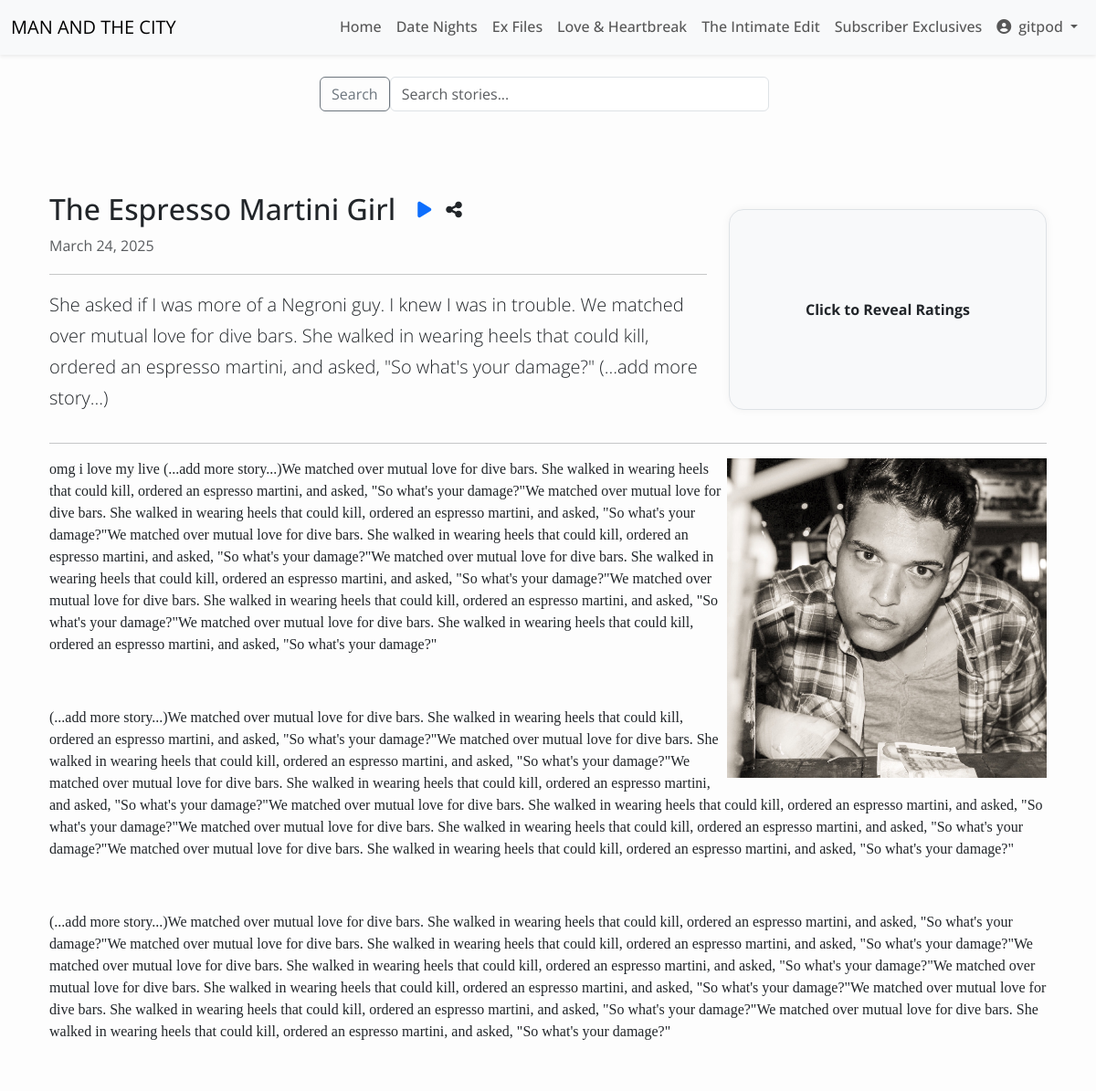
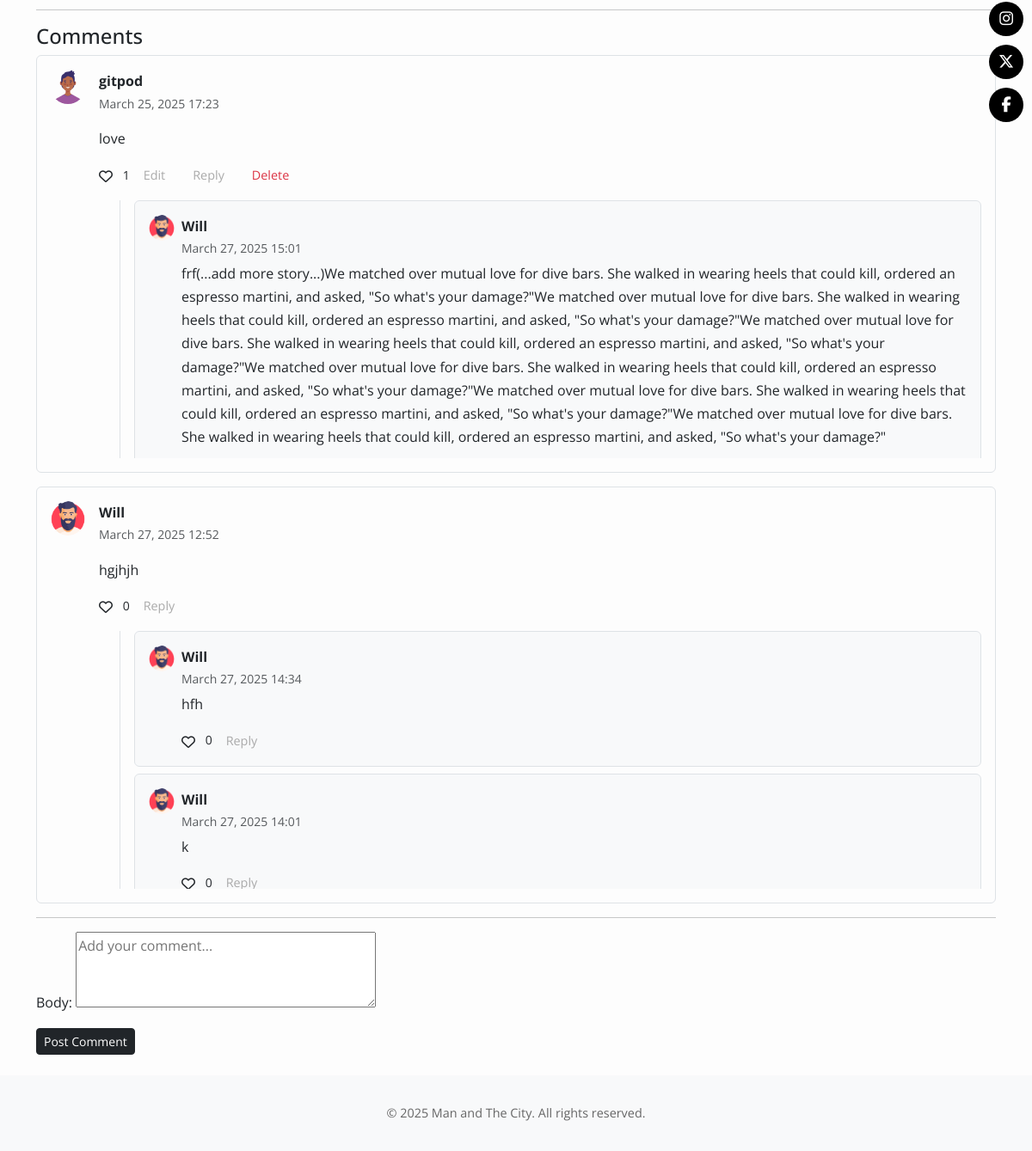
Screenshot of /post/espresso-martini-girl/ (signed in) with the database file from the repository (2 pictures, top to bottom).
### posts/models.py (models this page shows, shortened)
class Post(models.Model):
    CATEGORY_CHOICES = [
        ('date', 'Date Night'),
        ('ex', 'Ex Files'),
        ('fun', 'Love & Laughs'),
        ('intimate', 'The Intimate Edit'),
    ]
    title = models.CharField(max_length=200)
    slug = models.SlugField(unique=True)
    date = models.DateTimeField(default=timezone.now)
    category = models.CharField(max_length=20, choices=CATEGORY_CHOICES)
    intro = models.TextField(blank=True)
    content = RichTextUploadingField()
    is_premium = models.BooleanField(default=False)
    image = models.ImageField(upload_to='post_images/', blank=True, null=True)
    chemistry_rating = models.IntegerField(default=0)
    banter_rating = models.IntegerField(default=0)
    looks_rating = models.IntegerField(default=0)
    vibe_rating = models.IntegerField(default=0)

class Comment(models.Model):
    post = models.ForeignKey(Post, related_name='comments', on_delete=models.CASCADE)
    user = models.ForeignKey(User, on_delete=models.CASCADE)
    body = models.TextField()
    parent = models.ForeignKey('self', null=True, blank=True, related_name='replies', on_delete=models.CASCADE)
    created_at = models.DateTimeField(auto_now_add=True)

### user_accounts/models.py (models this page shows, shortened)
class Profile(models.Model):
    user = models.OneToOneField(User, on_delete=models.CASCADE)
    is_subscribed = models.BooleanField(default=False)
    avatar = models.CharField(max_length=100, default='avatar9.png')  # Avatar 9 is default

### posts/views.py (the view)
# urls.py: path('<slug:slug>/', views.post_detail, name='post_detail'),
def post_detail(request, slug):
    post = get_object_or_404(Post, slug=slug)
    top_level_comments = Comment.objects.filter(post=post, parent__isnull=True).select_related('user').prefetch_related(
        Prefetch('replies', queryset=Comment.objects.select_related('user').order_by('created_at'), to_attr='nested_replies')
    )
    is_subscribed = False
    if request.user.is_authenticated:
        is_subscribed = (
            hasattr(request.user, 'subscription') and
            request.user.subscription.is_active
        )
    if request.method == 'POST' and is_subscribed:
        form = CommentForm(request.POST)
        if form.is_valid():
            comment = form.save(commit=False)
            comment.post = post
            comment.user = request.user
            comment.save()
            return redirect('posts:post_detail', slug=slug)
    elif is_subscribed:
        form = CommentForm()
    else:
        form = None
    return render(request, 'posts/detail.html', {
        'post': post,
        'comments': top_level_comments,
        'form': form,
        'is_subscribed': is_subscribed,
    })

### posts/forms.py
class CommentForm(forms.ModelForm):
    class Meta:
        model = Comment
        fields = ['body', 'parent']
        widgets = {
            'body': forms.Textarea(attrs={
                'rows': 3,
                'placeholder': 'Add your comment...'
            }),
            'parent': forms.HiddenInput()
        }

### posts/templates/posts/detail.html (shortened to what this page needs)
{% extends 'base.html' %}
{% load static %}
{% block content %}
<div class="container my-5">
  <div class="row align-items-center">
    <div class="col-md-8">
      <div class="d-flex flex-wrap align-items-center gap-3 mb-2">
        <h2 class="me-2 mb-0">{{ post.title }}</h2>
        <i id="speakBtn" class="fas fa-play fa-lg text-primary" style="cursor:pointer;"></i>
        <i id="shareBtn" class="fas fa-share-alt fa-lg text-dark" style="cursor:pointer;"></i>
      </div>
      <p class="text-muted">{{ post.date|date:"F j, Y" }}</p>
      <hr>
      <p class="lead" id="postIntro">{{ post.intro }}</p>
    </div>
    <div class="col-md-4 d-flex justify-content-md-end justify-content-start">
      <div class="rating-card" id="ratingCard">
        <div class="card-inner">
          <div class="card-front d-flex align-items-center justify-content-center p-4 bg-light border">
            <strong>Click to Reveal Ratings</strong>
          </div>
          <div class="card-back bg-white border p-4">
            {% if request.user.is_authenticated %}
            <h5 class="mb-3">Rating Breakdown</h5>
            <ul class="list-unstyled mb-0">
              <li class="d-flex justify-content-between"><strong>Chemistry:</strong> <span>{{ post.chemistry_rating
                  }}/10</span></li>
              <li class="d-flex justify-content-between"><strong>Banter:</strong> <span>{{ post.banter_rating
                  }}/10</span></li>
              <li class="d-flex justify-content-between"><strong>Looks:</strong> <span>{{ post.looks_rating }}/10</span>
              </li>
              <li class="d-flex justify-content-between"><strong>Vibe:</strong> <span>{{ post.vibe_rating }}/10</span>
              </li>
            </ul>
            {% else %}
            <p>This rating is 🔒 for subscribers only.</p>
            <a href="{% url 'posts:subscribe_tease' %}" class="btn btn-danger btn-sm mt-2">Subscribe to Unlock</a>
            {% endif %}
          </div>
        </div>
      </div>
    </div>
  </div>
  <hr>
  <div class="row">
    <div class="col">
      <div class="fs-5 post-content">
        {{ post.content|safe }}
      </div>
    </div>
  </div>
</div>
<hr>
<h4>Comments</h4>
{% for comment in comments %}
<div class="mb-3 p-3 border rounded">
  <div class="d-flex align-items-start">
    <img src="{% static 'avatars/'|add:comment.user.profile.avatar|default:'avatar9.png' %}" class="rounded-circle me-3" style="width: 40px; height: 40px;" alt="avatar">
    <div class="flex-grow-1">
      <strong>{{ comment.user.username }}</strong>
      <small class="text-muted d-block">{{ comment.created_at|date:"F j, Y H:i" }}</small>
      <p id="comment-text-{{ comment.id }}" class="mt-2">{{ comment.body|linebreaks }}</p>
      <div class="mt-2 d-flex align-items-center gap-3 flex-wrap small">
        {% if request.user.is_authenticated %}
        <form method="post" action="{% url 'posts:toggle_like' comment.id %}" class="d-inline m-0">
          <button type="submit" class="btn btn-link p-0 border-0 like-btn" style="color: inherit;">
            {% if comment.liked_by_user %}
            <i class="fas fa-heart text-danger"></i>
            {% else %}
            <i class="far fa-heart"></i>
            {% endif %}
          </button>
          <span id="like-count-{{ comment.id }}">{{ comment.likes.count }}</span>
        </form>
        {% endif %}
        {% if request.user == comment.user and request.user.subscription.is_active %}
        <span class="comment-action" onclick="toggleEdit('{{ comment.id }}')">Edit</span>
        {% endif %}
        {% if is_subscribed %}
        <span class="comment-action" onclick="toggleReplyForm('{{ comment.id }}')">Reply</span>
        {% endif %}
        {% if request.user == comment.user and request.user.subscription.is_active %}
        <span class="comment-action text-danger" data-bs-toggle="modal" data-bs-target="#deleteModal{{ comment.id }}">Delete</span>
        {% endif %}
      </div>
      <div class="reply-section mt-3 ms-4 border-start ps-3">
        {% with replies=comment.replies.all %}
        {% if replies %}
        <div class="reply-scroll-box" style="max-height: 300px; overflow-y: auto;">
          {% for reply in replies reversed %}
          <div class="reply-box p-3 mb-2 border rounded bg-light">
            <div class="d-flex align-items-start">
              <img src="{% static 'avatars/'|add:reply.user.profile.avatar|default:'avatar9.png' %}" class="rounded-circle me-2" style="width: 30px; height: 30px;" alt="avatar">
              <div>
                <strong>{{ reply.user.username }}</strong>
                <small class="text-muted d-block">{{ reply.created_at|date:"F j, Y H:i" }}</small>
                <p class="mb-1" id="comment-text-{{ reply.id }}">{{ reply.body|linebreaks }}</p>
                <div class="d-flex align-items-center gap-3 flex-wrap small">
                  {% if request.user.is_authenticated %}
                  <form method="post" action="{% url 'posts:toggle_like' reply.id %}" class="d-inline m-0">
                    <button type="submit" class="btn btn-link p-0 border-0 like-btn" style="color: inherit;">
                      {% if reply.liked_by_user %}
                      <i class="fas fa-heart text-danger"></i>
                      {% else %}
                      <i class="far fa-heart"></i>
                      {% endif %}
                    </button>
                    <span id="like-count-{{ reply.id }}">{{ reply.likes.count }}</span>
                  </form>
                  {% endif %}
                  {% if is_subscribed %}
                  <span class="comment-action" onclick="toggleReplyForm('{{ reply.id }}')">Reply</span>
                  {% endif %}
                </div>
              </div>
            </div>
          </div>
          {% endfor %}
        </div>
        {% endif %}
        {% endwith %}
      </div>
    </div>
  </div>
</div>
{% empty %}
<p>No comments yet.</p>
{% endfor %}
<hr>
{% if request.user.is_authenticated and request.user.subscription.is_active %}
<form method="post">
  {{ form.as_p }}
  <button type="submit" class="btn btn-dark btn-sm">Post Comment</button>
</form>
{% elif request.user.is_authenticated %}
<div class="alert alert-info mt-4">
  Want to join the conversation? <a href="{% url 'subscribe_tease' %}">Subscribe to comment.</a>
</div>
{% else %}
<div class="alert alert-warning mt-4">
  <a href="{% url 'account_login' %}">Log in</a> or <a href="{% url 'account_signup' %}">sign up</a> to view comments.
</div>
{% endif %}
<link rel="stylesheet" href="https://cdnjs.cloudflare.com/ajax/libs/font-awesome/6.5.0/css/all.min.css">
{% endblock %}

### templates/base.html (shortened to what this page needs)
{% load static %}
<!DOCTYPE html>
<html lang="en">
<head>
  <link href="https://cdn.jsdelivr.net/npm/bootstrap@5.3.2/dist/css/bootstrap.min.css" rel="stylesheet" />
  <link rel="stylesheet" href="https://cdnjs.cloudflare.com/ajax/libs/font-awesome/6.5.0/css/all.min.css" />
  <link rel="stylesheet" href="{% static 'css/styles.css' %}">
</head>
<body class="d-flex flex-column min-vh-100">
<nav class="navbar navbar-expand-lg navbar-light bg-light shadow-sm">
  <div class="container-fluid">
    <a class="navbar-brand" href="{% url 'home' %}">MAN AND THE CITY</a>
    <div class="collapse navbar-collapse" id="navbarNav">
      <ul class="navbar-nav ms-auto">
        <li class="nav-item">
          <a class="nav-link" href="{% url 'home' %}">Home</a>
        </li>
        <li class="nav-item">
          <a class="nav-link" href="{% url 'date_nights' %}">Date Nights</a>
        </li>
        <li class="nav-item">
          <a class="nav-link" href="{% url 'ex_files' %}">Ex Files</a>
        </li>
        <li class="nav-item">
          <a class="nav-link" href="{% url 'love_and_heartbreak' %}">Love & Heartbreak</a>
        </li>
        {% if user.is_authenticated and user.subscription.is_active %}
        <li class="nav-item">
          <a class="nav-link" href="{% url 'posts:intimate_edit' %}">The Intimate Edit</a>
        </li>
        <li class="nav-item">
          <a class="nav-link" href="{% url 'posts:subscriber_exclusives' %}">Subscriber Exclusives</a>
        </li>
        <li class="nav-item dropdown">
          <a class="nav-link dropdown-toggle" href="#" id="userDropdown" role="button" data-bs-toggle="dropdown">
            <i class="fas fa-user-circle me-2"></i>{{ user.first_name|default:user.username }}
          </a>
        </li>
        {% endif %}
      </ul>
    </div>
  </div>
</nav>
{% if not hide_search %}
  <div class="search-bar-wrapper">
    <form class="d-flex search-bar-form" method="GET" action="{% url 'posts:search' %}">
      <button class="btn btn-outline-secondary" type="submit">Search</button>
      <input class="form-control me-2" type="search" name="q" placeholder="Search stories..." aria-label="Search" />
    </form>
  </div>
{% endif %}
<div class="container py-4 flex-grow-1">
  {% block content %}{% endblock %}
</div>
<footer class="mt-auto">
  &copy; 2025 Man and The City. All rights reserved.
</footer>
<div class="floating-social">
  <a href="https://instagram.com" target="_blank"><i class="fab fa-instagram"></i></a>
  <a href="https://twitter.com" target="_blank"><i class="fab fa-x-twitter"></i></a>
  <a href="https://facebook.com" target="_blank"><i class="fab fa-facebook-f"></i></a>
</div>
</body>
</html>

### static/css/styles.css (style rules this page uses)
body { font-family: 'Georgia', serif; background-color: #fdfdfd; }
.nav-link { font-weight: 500; }
.search-bar-wrapper { padding: 1.5rem 0 1rem 0; }
.search-bar-form { max-width: 500px; margin: 0 auto; }
footer { background-color: #f8f9fa; padding: 2rem 0; text-align: center; font-size: 0.9rem; color: #666; }
.floating-social { position: fixed; top: 50%; right: 10px; transform: translateY(-50%); display: flex; flex-direction: column; gap: 10px; z-index: 9999; }
.floating-social a { background-color: #000; color: #fff; border-radius: 50%; width: 40px; height: 40px; display: flex; align-items: center; justify-content: center; text-decoration: none; font-size: 18px; transition: background-color 0.3s ease; }
body { font-family: 'Open Sans', sans-serif; font-size: 1rem; line-height: 1.7; color: #212529; }
.post-content { font-family: 'Playfair Display', serif; font-size: 1rem !important; line-height: 1.5; }
.rating-card { width: 100%; max-width: 350px; height: 200px; perspective: 1000px; cursor: pointer; margin-top: 0.5rem; margin-top: -20px; }
.card-inner { position: relative; width: 100%; height: 100%; transition: transform 0.8s; transform-style: preserve-3d; }
.card-front, .card-back { position: absolute; width: 100%; height: 110%; backface-visibility: hidden; background-color: #f8f9fa; border-radius: 16px; padding: 1.5rem; box-shadow: 0 0 10px rgba(0,0,0,0.05); }
.card-back { transform: rotateY(180deg); display: flex; flex-direction: column; justify-content: center; }
.card-back h5 { font-size: 1.2rem; margin-bottom: 1rem; }
.card-back ul { list-style: none; padding: 0; margin: 0; width: 100%; }
.card-back li { display: flex; justify-content: space-between; align-items: center; margin-bottom: 1rem; font-size: 1rem; font-weight: 500; }
.comment-action { cursor: pointer; font-size: 0.9rem; color: #aaa; margin-right: 1rem; }
.like-btn i { font-size: 1rem; }
.like-btn { background: none; border: none; padding: 0; margin-right: 0.5rem; }
.reply-section { margin-left: 1.5rem; }
.reply-box { background-color: #f8f9fa; border-left: 3px solid #ccc; }

### rows the page displays
Post: title "The Espresso Martini Girl", date "March 24, 2025", intro "She asked if I was more of a Negroni guy. I knew I was in trouble. We matched over mutual love for dive bars. She walked in wearing heels that could kill, ordered an espresso martini, and asked, \"So what's your damage?\" (...add more story...)", content (picture), content "omg i love my live (...add more story...)We matched over mutual love for dive bars. She walked in wearing heels that could kill, ordered an espresso martini, and asked, \"So what's your damage?\"We matched over mutual love for dive bars. She walked in wearing heels that could kill, ordered an espresso martini, and asked, \"So what's your damage?\"We matched over mutual love for dive bars. She walked in wearing heels that could kill, ordered an espresso martini, and asked, \"So what's your damage?\"We matched over mutual love for dive bars. She walked in wearing heels that could kill, ordered an espresso martini, and asked, \"So what's your damage?\"We matched over mutual love for dive bars. She…"
Comment: user.avatar (picture), user.username "gitpod", created_at "March 25, 2025 17:23", body "love", likes.count "1"
Comment: user.avatar (picture), user.username "Will", created_at "March 27, 2025 15:01", body "frf(...add more story...)We matched over mutual love for dive bars. She walked in wearing heels that could kill, ordered an espresso martini, and asked, \"So what's your damage?\"We matched over mutual love for dive bars. She walked in wearing heels that could kill, ordered an espresso martini, and asked, \"So what's your damage?\"We matched over mutual love for dive bars. She walked in wearing heels that could kill, ordered an espresso martini, and asked, \"So what's your damage?\"We matched over mutual love for dive bars. She walked in wearing heels that could kill, ordered an espresso martini, and asked, \"So what's your damage?\"We matched over mutual love for dive bars. She walked in wearing…"
Comment: user.avatar (picture), user.username "Will", created_at "March 27, 2025 12:52", body "hgjhjh", likes.count "0"
Comment: user.avatar (picture), user.username "Will", created_at "March 27, 2025 14:34", body "hfh", likes.count "0"
Comment: user.avatar (picture), user.username "Will", created_at "March 27, 2025 14:01", body "k", likes.count "0"

### other values shown
{{ user.first_name|default:user.username }} "gitpod"
